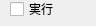
    <widget class="QWidget" name="page_6" >
     <property name="geometry" >
      <rect>
       <x>0</x>
       <y>0</y>
       <width>96</width>
       <height>26</height>
      </rect>
     </property>
     <attribute name="label" >
      <string>マスク</string>
     </attribute>
     <widget class="QCheckBox" name="checkBoxItem7Enabled" >
      <property name="geometry" >
       <rect>
        <x>10</x>
        <y>0</y>
        <width>76</width>
        <height>18</height>
       </rect>
      </property>
      <property name="text" >
       <string>実行</string>
      </property>
     </widget>
     <widget class="QLabel" name="label_29" >
      <property name="geometry" >
       <rect>
        <x>0</x>
        <y>40</y>
        <width>91</width>
        <height>21</height>
       </rect>
      </property>
      <property name="frameShape" >
       <enum>QFrame::Panel</enum>
      </property>
      <property name="frameShadow" >
       <enum>QFrame::Sunken</enum>
      </property>
      <property name="text" >
       <string>ケーブルの暗さ</string>
      </property>
      <property name="alignment" >
       <set>Qt::AlignCenter|Qt::AlignHCenter|Qt::AlignLeading|Qt::AlignLeft|Qt::AlignVCenter</set>
      </property>
     </widget>
     <widget class="QSpinBox" name="spinBoxItem7BrightnessCable" >
      <property name="geometry" >
       <rect>
        <x>0</x>
        <y>60</y>
        <width>91</width>
        <height>22</height>
       </rect>
      </property>
      <property name="maximum" >
       <number>99999</number>
      </property>
     </widget>
     <widget class="QSpinBox" name="spinBoxItem7EnlargeCable" >
      <property name="geometry" >
       <rect>
        <x>190</x>
        <y>60</y>
        <width>91</width>
        <height>22</height>
       </rect>
      </property>
      <property name="maximum" >
       <number>99999</number>
      </property>
     </widget>
     <widget class="QLabel" name="label_30" >
      <property name="geometry" >
       <rect>
        <x>190</x>
        <y>40</y>
        <width>91</width>
        <height>21</height>
       </rect>
      </property>
      <property name="frameShape" >
       <enum>QFrame::Panel</enum>
      </property>
      <property name="frameShadow" >
       <enum>QFrame::Sunken</enum>
      </property>
      <property name="text" >
       <string>ケーブルの膨張</string>
      </property>
      <property name="alignment" >
       <set>Qt::AlignCenter|Qt::AlignHCenter|Qt::AlignLeading|Qt::AlignLeft|Qt::AlignVCenter</set>
      </property>
     </widget>
     <widget class="QSpinBox" name="spinBoxItem7BrightnessMetal" >
      <property name="geometry" >
       <rect>
        <x>0</x>
        <y>110</y>
        <width>91</width>
        <height>22</height>
       </rect>
      </property>
      <property name="maximum" >
       <number>99999</number>
      </property>
     </widget>
     <widget class="QLabel" name="label_31" >
      <property name="geometry" >
       <rect>
        <x>190</x>
        <y>90</y>
        <width>91</width>
        <height>21</height>
       </rect>
      </property>
      <property name="frameShape" >
       <enum>QFrame::Panel</enum>
      </property>
      <property name="frameShadow" >
       <enum>QFrame::Sunken</enum>
      </property>
      <property name="text" >
       <string>金具の膨張</string>
      </property>
      <property name="alignment" >
       <set>Qt::AlignCenter|Qt::AlignHCenter|Qt::AlignLeading|Qt::AlignLeft|Qt::AlignVCenter</set>
      </property>
     </widget>
     <widget class="QSpinBox" name="spinBoxItem7EnlargeMetal" >
      <property name="geometry" >
       <rect>
        <x>190</x>
        <y>110</y>
        <width>91</width>
        <height>22</height>
       </rect>
      </property>
      <property name="maximum" >
       <number>99999</number>
      </property>
     </widget>
     <widget class="QLabel" name="label_32" >
      <property name="geometry" >
       <rect>
        <x>0</x>
        <y>90</y>
        <width>91</width>
        <height>21</height>
       </rect>
      </property>
      <property name="frameShape" >
       <enum>QFrame::Panel</enum>
      </property>
      <property name="frameShadow" >
       <enum>QFrame::Sunken</enum>
      </property>
      <property name="text" >
       <string>金具の明るさ</string>
      </property>
      <property name="alignment" >
       <set>Qt::AlignCenter|Qt::AlignHCenter|Qt::AlignLeading|Qt::AlignLeft|Qt::AlignVCenter</set>
      </property>
     </widget>
     <widget class="QSpinBox" name="spinBoxItem7EnsmallMetal" >
      <property name="geometry" >
       <rect>
        <x>100</x>
        <y>110</y>
        <width>91</width>
        <height>22</height>
       </rect>
      </property>
      <property name="maximum" >
       <number>99999</number>
      </property>
     </widget>
     <widget class="QLabel" name="label_33" >
      <property name="geometry" >
       <rect>
        <x>100</x>
        <y>90</y>
        <width>91</width>
        <height>21</height>
       </rect>
      </property>
      <property name="frameShape" >
       <enum>QFrame::Panel</enum>
      </property>
      <property name="frameShadow" >
       <enum>QFrame::Sunken</enum>
      </property>
      <property name="text" >
       <string>金具の収縮</string>
      </property>
      <property name="alignment" >
       <set>Qt::AlignCenter|Qt::AlignHCenter|Qt::AlignLeading|Qt::AlignLeft|Qt::AlignVCenter</set>
      </property>
     </widget>
     <widget class="QLabel" name="label_34" >
      <property name="geometry" >
       <rect>
        <x>100</x>
        <y>40</y>
        <width>91</width>
        <height>21</height>
       </rect>
      </property>
      <property name="frameShape" >
       <enum>QFrame::Panel</enum>
      </property>
      <property name="frameShadow" >
       <enum>QFrame::Sunken</enum>
      </property>
      <property name="text" >
       <string>ケーブルの収縮</string>
      </property>
      <property name="alignment" >
       <set>Qt::AlignCenter|Qt::AlignHCenter|Qt::AlignLeading|Qt::AlignLeft|Qt::AlignVCenter</set>
      </property>
     </widget>
     <widget class="QSpinBox" name="spinBoxItem7EnsmallCable" >
      <property name="geometry" >
       <rect>
        <x>100</x>
        <y>60</y>
        <width>91</width>
        <height>22</height>
       </rect>
      </property>
      <property name="maximum" >
       <number>99999</number>
      </property>
     </widget>
     <widget class="QSpinBox" name="spinBoxItem7BrightnessPanelL" >
      <property name="geometry" >
       <rect>
        <x>0</x>
        <y>160</y>
        <width>91</width>
        <height>22</height>
       </rect>
      </property>
      <property name="maximum" >
       <number>99999</number>
      </property>
     </widget>
     <widget class="QLabel" name="label_35" >
      <property name="geometry" >
       <rect>
        <x>0</x>
        <y>140</y>
        <width>91</width>
        <height>21</height>
       </rect>
      </property>
      <property name="frameShape" >
       <enum>QFrame::Panel</enum>
      </property>
      <property name="frameShadow" >
       <enum>QFrame::Sunken</enum>
      </property>
      <property name="text" >
       <string>パネル境界暗側</string>
      </property>
      <property name="alignment" >
       <set>Qt::AlignCenter|Qt::AlignHCenter|Qt::AlignLeading|Qt::AlignLeft|Qt::AlignVCenter</set>
      </property>
     </widget>
     <widget class="QSpinBox" name="spinBoxItem7BrightnessPanelH" >
      <property name="geometry" >
       <rect>
        <x>100</x>
        <y>160</y>
        <width>91</width>
        <height>22</height>
       </rect>
      </property>
      <property name="maximum" >
       <number>99999</number>
      </property>
     </widget>
     <widget class="QLabel" name="label_36" >
      <property name="geometry" >
       <rect>
        <x>100</x>
        <y>140</y>
        <width>91</width>
        <height>21</height>
       </rect>
      </property>
      <property name="frameShape" >
       <enum>QFrame::Panel</enum>
      </property>
      <property name="frameShadow" >
       <enum>QFrame::Sunken</enum>
      </property>
      <property name="text" >
       <string>パネル境界明側</string>
      </property>
      <property name="alignment" >
       <set>Qt::AlignCenter|Qt::AlignHCenter|Qt::AlignLeading|Qt::AlignLeft|Qt::AlignVCenter</set>
      </property>
     </widget>
     <widget class="QSpinBox" name="spinBoxItem7LineDotPanel" >
      <property name="geometry" >
       <rect>
        <x>100</x>
        <y>210</y>
        <width>91</width>
        <height>22</height>
       </rect>
      </property>
      <property name="maximum" >
       <number>99999</number>
      </property>
     </widget>
     <widget class="QLabel" name="label_37" >
      <property name="geometry" >
       <rect>
        <x>100</x>
        <y>190</y>
        <width>121</width>
        <height>21</height>
       </rect>
      </property>
      <property name="frameShape" >
       <enum>QFrame::Panel</enum>
      </property>
      <property name="frameShadow" >
       <enum>QFrame::Sunken</enum>
      </property>
      <property name="text" >
       <string>パネル境界の直線ドット</string>
      </property>
      <property name="alignment" >
       <set>Qt::AlignCenter|Qt::AlignHCenter|Qt::AlignLeading|Qt::AlignLeft|Qt::AlignVCenter</set>
      </property>
     </widget>
    </widget>
